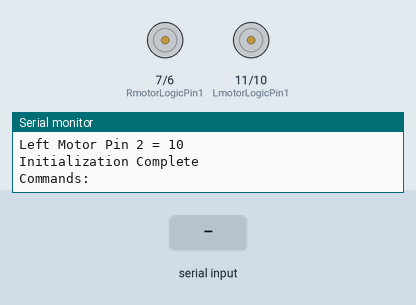
This sketch was run on a simulated Arduino Uno, built with avr-gcc and run on an emulated ATmega328P. Shown: motor-driver pin pairs drawn as motors (green arrow = first pin HIGH = forward, orange = second pin HIGH = backward, longer = more drive), the last lines printed to the serial monitor. The inputs (shaded band) are chosen by the test bench.

Above: at 1.3 s.
1.4 s: "F90\n" received over Serial
At 2.3 s:
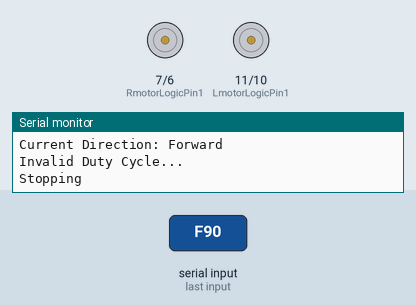
2.9 s: "B90\n" received over Serial
At 3.4 s:
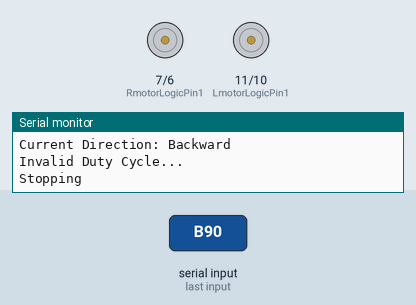
4.4 s: "R90\n" received over Serial
At 4.9 s:
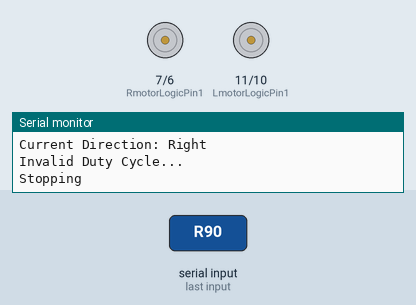
5.9 s: "L90\n" received over Serial
At 7.1 s:
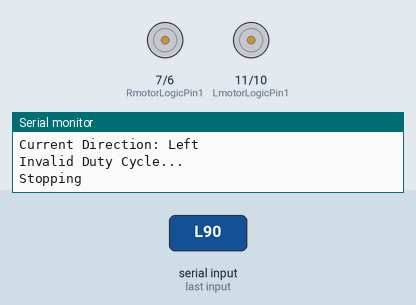
7.4 s: "B" received over Serial
At 8.6 s:
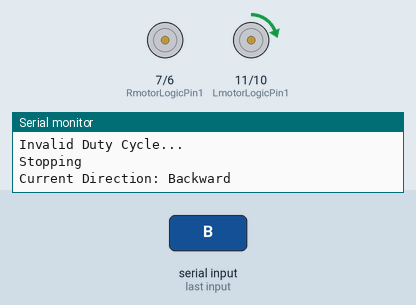
8.9 s: "0" received over Serial
At 9.8 s:
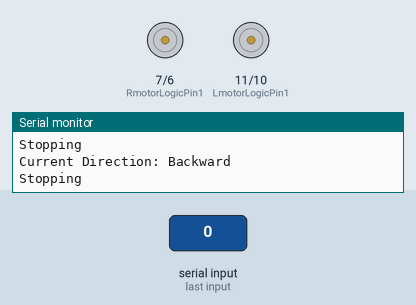
Timing chart, 0 to 11.4 s (numbered marks = the images above; inputs shaded):
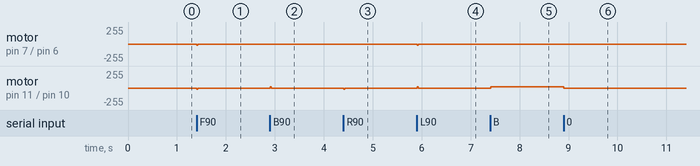

The sketch:

MotorControllerVer2.ino
```cpp
//=============================================================\\
//DESN1000 - Computer Technical Stream
//Lab 4 - Exercise
//Written by Aryaman Sakthivel (z5455785)
// ============================================================\\

//Configuration of the motor pins
int RmotorLogicPin1 = 7;
int RmotorLogicPin2 = 6;
int LmotorLogicPin1 = 11;
int LmotorLogicPin2 = 10;
int pwmDutyCycle = 20;

//data about values of Motor Pins
static int motordata[4];


//Subroutine: Initialize Motor Pins
void initializing()
{
  //Innitialise the digital output pins
  pinMode(RmotorLogicPin1, OUTPUT);
  pinMode(RmotorLogicPin2, OUTPUT);
  pinMode(LmotorLogicPin1, OUTPUT);
  pinMode(LmotorLogicPin2, OUTPUT);

  //Printing the motor configuration for wiring
  Serial.println("Initializing ...");
  Serial.print("Right Motor Pin 1 = ");
  Serial.println(RmotorLogicPin1);
  Serial.print("Right Motor Pin 2 = ");
  Serial.println(RmotorLogicPin2);
  Serial.print("Left Motor Pin 1 = ");
  Serial.println(LmotorLogicPin1);
  Serial.print("Left Motor Pin 2 = ");
  Serial.println(LmotorLogicPin2);
  Serial.println("Initialization Complete");
  Serial.println();
  Serial.println("Commands: ");

}

//Function: Recieve Command Byte
char recieveCommand()
{
  char command;
  //Check if there is anything in the buffer
  if (Serial.available()>0)
  {
    //Reads the first byte of the Serual Monitor and stores it
    command = Serial.read();
  }
  return command;
}

//Exit Subroutine
void exit()
{
	Serial.println("Exiting..");
  	while(true);
}

//Subroutine: Update Direction
int updateDirection (char command)
{
  //Switch Case for Incoming Byte
  switch (command)
  {
    case 'F':
    Serial.println("Current Direction: Forward");
    motordata[0]=0;
    motordata[1]=pwmDutyCycle;
    motordata[2]=0;
    motordata[3]=pwmDutyCycle;
    break;

    case 'B':
    Serial.println("Current Direction: Backward");
    motordata[0]=pwmDutyCycle;
    motordata[1]=0;
    motordata[2]=pwmDutyCycle;
    motordata[3]=0;
    break;

    case 'R':
    Serial.println("Current Direction: Right");
    motordata[0]=pwmDutyCycle;
    motordata[1]=0;
    motordata[2]=0;
    motordata[3]=pwmDutyCycle;
    break;

    case 'L':
    Serial.println("Current Direction: Left");
    motordata[0]=0;
    motordata[1]=pwmDutyCycle;
    motordata[2]=pwmDutyCycle;
    motordata[3]=0;
    break;

    case '0':
    Serial.println("Stopping");
    motordata[0]=0;
    motordata[1]=0;
    motordata[2]=0;
    motordata[3]=0;
    break;

    case 'x':
    //Calling the exit subroutine
    exit();
    break;
  }
}

//Subroutine: Update Speed
void updateSpeed(char command)
{
  int speed = atoi(&command); //converts variable type from Chr to Int

  //Check if Motor Speed is between 1-5
  if (speed >= 1 and speed <= 5)
  {
    pwmDutyCycle = speed*10;
    Serial.print("Speed : ");
    Serial.print(pwmDutyCycle); //Sets the new Speed of the Motors
    Serial.print("%");
  }
  else
  {
    Serial.println("Invalid Duty Cycle...");
  }

}

//Subroutine: Set Motor Pins
void setMotorPins(int motordata[])
{
  //Writing the data from motordata to the Motor Pins
  analogWrite (RmotorLogicPin1, motordata[0]);
  analogWrite (RmotorLogicPin2, motordata[1]);
  analogWrite (LmotorLogicPin1, motordata[2]);
  analogWrite (LmotorLogicPin2, motordata[3]);
}

void setup() {
  //Initialize the serial communication
  Serial.begin(9600);

  Serial.println("Program : Motor Control");
  Serial.println();

  //Calling Initializing Function
  initializing();

}

void loop()
{
  //Call function to recieve command
  char command;
  command = recieveCommand();

  if (isDigit(command)>0 && command != '0')
  {
    //Call subroutine to update speed
    Serial.println();
    updateSpeed(command);
  }

  else
  {
    //Call function to update the direction
    updateDirection(command);
    //Call subroutine to set the motor pins
    setMotorPins(motordata);
  }


  delay(10); //Small Delay for character to arrive
}
```

Measured:
- after the input at 1.4 s, motor on pin 7 (RmotorLogicPin1) / pin 6 (RmotorLogicPin2), motor on pin 11 (LmotorLogicPin1) / pin 10 (LmotorLogicPin2): stopped → backward 20/255 at once, → stopped 0.02 s later
- after the input at 2.9 s, motor on pin 11 (LmotorLogicPin1) / pin 10 (LmotorLogicPin2): stopped → forward 20/255 at once, → stopped 0.02 s later
- after the input at 4.4 s, motor on pin 11 (LmotorLogicPin1) / pin 10 (LmotorLogicPin2): stopped → backward 20/255 at once, → stopped 0.02 s later
- after the input at 5.9 s, motor on pin 7 (RmotorLogicPin1) / pin 6 (RmotorLogicPin2): stopped → backward 20/255 at once, → stopped 0.02 s later; motor on pin 11 (LmotorLogicPin1) / pin 10 (LmotorLogicPin2): stopped → forward 20/255 at once, → stopped 0.02 s later
- after the input at 7.4 s, motor on pin 11 (LmotorLogicPin1) / pin 10 (LmotorLogicPin2): stopped → forward 20/255 at once
- after the input at 8.9 s, motor on pin 11 (LmotorLogicPin1) / pin 10 (LmotorLogicPin2): forward 20/255 → stopped at once
